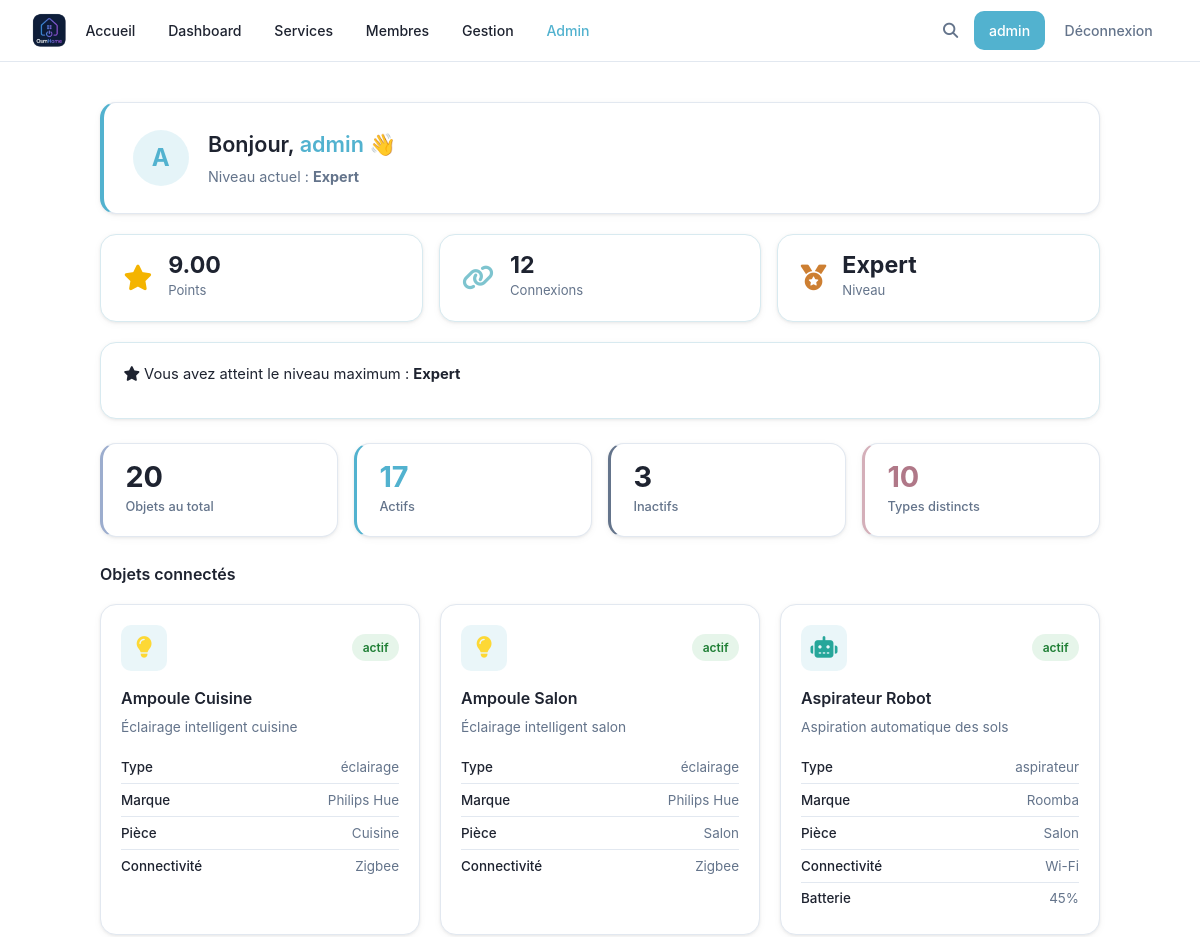
The app's page /dashboard (signed in, upper part), older data.
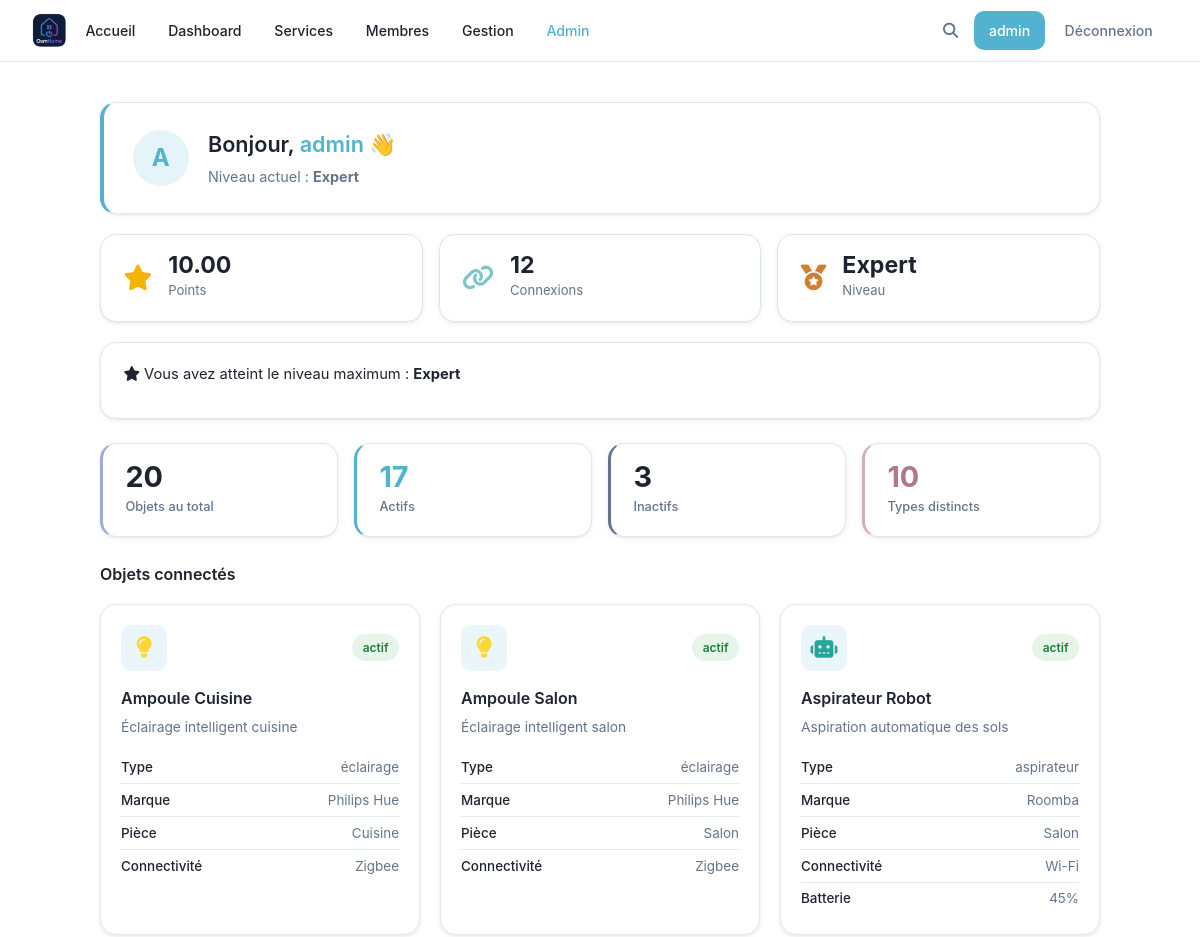
The same page, newer data.
### tables this page shows
CREATE TABLE users (
            id INTEGER PRIMARY KEY AUTOINCREMENT,
            username TEXT UNIQUE NOT NULL,
            password TEXT NOT NULL,
            lastname TEXT,
            firstname TEXT,
            age INTEGER,
            gender TEXT,
            birthdate TEXT,
            member_type TEXT,
            photo TEXT,
            level TEXT DEFAULT 'debutant',
            points REAL DEFAULT 0,
            email TEXT,
            email_verified INTEGER DEFAULT 0,
            role TEXT DEFAULT 'simple'
        , actions INTEGER DEFAULT 0, verification_token TEXT);

### main.py (the view)
@app.route('/dashboard')
def dashboard():
    if 'username' not in flask.session:
        return flask.redirect('/login')
    user_data   = utils.getUser(flask.session['username'])
    connections = utils.getConnectionCount(flask.session['username'])
    devices     = utils.searchDevices('', '', '')
    total    = len(devices)
    active   = sum(1 for o in devices if o['status'] == 'actif')
    inactive = total - active
    nb_types = len(set(o['type'] for o in devices))
    resp = flask.make_response(flask.render_template(
        'dashboard.html',
        user=flask.session.get('username'),
        user_data=user_data,
        connections=connections,
        devices=devices,
        stats={'total': total, 'active': active, 'inactive': inactive, 'types': nb_types}
    ))
    resp.headers['Cache-Control'] = 'no-store'
    return resp

### main.py (called while the page is built)
@app.context_processor
def inject_types():
    try:
        types = utils.getTypes()
    except Exception:
        types = []
    is_admin = False
    user_level = None
    if flask.session.get('username'):
        u = utils.getUser(flask.session['username'])
        is_admin = bool(u and u['role'] == 'admin')
        user_level = u['level'] if u else None
    return {'types': types, 'is_admin': is_admin, 'user_level': user_level}

### utils.py (called while the page is built)
def openDB() -> sqlite3.Connection:
    if 'db' not in flask.g:
        flask.g.db = sqlite3.connect(BASE)
        flask.g.db.row_factory = sqlite3.Row
    return flask.g.db

def closeDB(_ = None):
    db = flask.g.pop("db", None)
    if db is not None:
        db.close()

def getUser(username: str):
    db = openDB()
    return db.execute(
        'SELECT * FROM users WHERE username = ?',
        (username,)
    ).fetchone()

def getTypes() -> list:
    db = openDB()
    rows = db.execute('SELECT DISTINCT type FROM devices ORDER BY type').fetchall()
    return [row['type'] for row in rows]

### templates/dashboard.html (shortened to what the changed rows need)
{% extends 'base.html' %}
{% block extra_css %}
<link rel="stylesheet" href="{{ url_for('static', filename='css/devices.css') }}">
<link rel="stylesheet" href="{{ url_for('static', filename='css/dashboard.css') }}">
{% endblock %}
{% block content %}
{% set points = user_data['points'] or 0 %}
{% set db_level = user_data['level'] %}
{% if db_level == 'expert' %}
    {% set level_label = 'Expert' %}
    {% set next_label = None %}
    {% set next_pts = None %}
    {% set progress = 100 %}
{% elif db_level == 'avance' %}
    {% set level_label = 'Avancé' %}
    {% set next_label = 'Expert' %}
    {% set next_pts = 5 %}
    {% set progress = ((points - 3) / 2 * 100) | int %}
{% elif db_level == 'intermediaire' %}
    {% set level_label = 'Intermédiaire' %}
    {% set next_label = 'Avancé' %}
    {% set next_pts = 3 %}
    {% set progress = ((points - 1) / 2 * 100) | int %}
{% else %}
    {% set level_label = 'Débutant' %}
    {% set next_label = 'Intermédiaire' %}
    {% set next_pts = 1 %}
    {% set progress = (points / 1 * 100) | int %}
{% endif %}
<div class="dash-hero">
<div class="dashboard-page">
    <div class="dash-welcome">
        <div class="dash-avatar">{{ user_data['username'][0] | upper }}</div>
        <div class="dash-welcome-text">
            <h1>Bonjour, <span class="text-accent">{{ user_data['username'] }}</span> 👋</h1>
            <p>Niveau actuel : <strong>{{ level_label }}</strong></p>
        </div>
    </div>
    <div class="dash-stats">
        <div class="dash-stat-card">
            <div>
                <div class="dash-stat-value points-live">{{ "%.2f"|format(points) }}</div>
                <div class="dash-stat-label">Points</div>
            </div>
        </div>
        <div class="dash-stat-card">
            <div>
                <div class="dash-stat-value level-live">{{ level_label }}</div>
                <div class="dash-stat-label">Niveau</div>
            </div>
        </div>
    </div>
</div>
</div>
<div class="dashboard-page">
    <div class="dash-devices-header">
        <h2 class="dash-section-title">Objets connectés</h2>
    </div>
</div>
{% endblock %}

Row changes from the older to the newer data that the page shows:
changed users "Expert": points "9.00" → "10.00"
